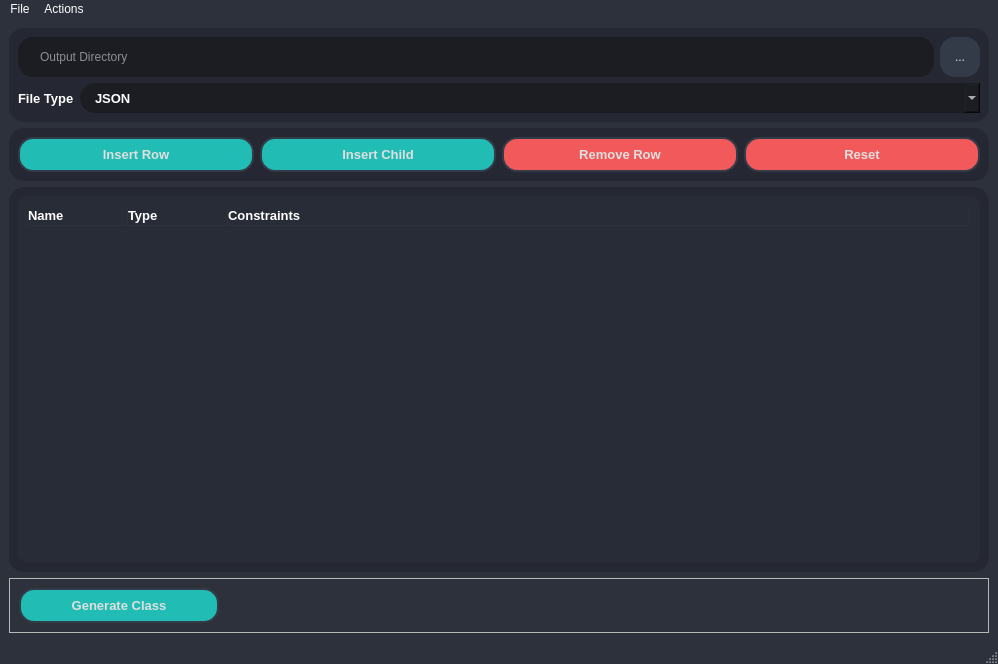
<?xml version="1.0" encoding="UTF-8"?>
<ui version="4.0">
 <class>MainWindow</class>
 <widget class="QMainWindow" name="MainWindow">
  <property name="geometry">
   <rect>
    <x>0</x>
    <y>0</y>
    <width>998</width>
    <height>664</height>
   </rect>
  </property>
  <property name="minimumSize">
   <size>
    <width>800</width>
    <height>600</height>
   </size>
  </property>
  <property name="windowTitle">
   <string>Class Generator</string>
  </property>
  <property name="windowIcon">
   <iconset resource="../assets/resources.qrc">
    <normaloff>:/icons/configuration.png</normaloff>:/icons/configuration.png</iconset>
  </property>
  <property name="styleSheet">
   <string notr="true">#MainWindow{
	background-color: rgb(44, 49, 59);
}

QMenuBar {
    background-color: rgb(44, 49, 59);
}

QMenuBar::height {
    height: 30px;
}

QMenuBar::item {
    color: white;
}

QMenuBar::item:hover {
    background-color: rgb(51, 57, 68);
}

QMenuBar::item:selected {
    background-color: rgb(51, 57, 68);
}

QMenu {
    background-color: rgb(44, 49, 59);
}

QMenu::item {
    color: white;
}

QMenu::item:hover {
    background-color: rgb(51, 57, 68);
}

QMenu::item:selected {
    background-color: rgb(51, 57, 68);
}
</string>
  </property>
  <widget class="QWidget" name="centralWidget">
   <property name="styleSheet">
    <string notr="true"/>
   </property>
   <layout class="QVBoxLayout" name="verticalLayout">
    <item>
     <widget class="QFrame" name="frameDirectory">
      <property name="styleSheet">
       <string notr="true">border-radius: 15px;
background-color: rgb(37, 40, 50);</string>
      </property>
      <property name="frameShape">
       <enum>QFrame::StyledPanel</enum>
      </property>
      <property name="frameShadow">
       <enum>QFrame::Raised</enum>
      </property>
      <layout class="QVBoxLayout" name="verticalLayout_2">
       <item>
        <layout class="QHBoxLayout" name="horizontalLayout">
         <item>
          <widget class="QLineEdit" name="outEdit">
           <property name="minimumSize">
            <size>
             <width>0</width>
             <height>40</height>
            </size>
           </property>
           <property name="styleSheet">
            <string notr="true">QLineEdit{
	border: 0px solid rgb(37, 39, 48);
	border-radius: 15px;
	color: #FFF;
	padding-left: 20px;
	padding-right: 20px;
	background-color: rgb(27, 29, 35);
}
QLineEdit:hover{
	border: 2px solid rgb(64, 71, 88)
}
QLineEdit:focus{
	border: 2px solid rgb(91, 101, 124);
}</string>
           </property>
           <property name="placeholderText">
            <string>Output Directory</string>
           </property>
          </widget>
         </item>
         <item>
          <widget class="QToolButton" name="toolButton">
           <property name="minimumSize">
            <size>
             <width>40</width>
             <height>40</height>
            </size>
           </property>
           <property name="styleSheet">
            <string notr="true">QToolButton {
	border: 2px solid rgb(52, 59, 72);
	background-color: rgb(52, 59, 72);
	color: rgb(223, 223, 223);
	border-radius: 15px;
}
QToolButton:hover {
	background-color: rgb(57, 65, 80);
	border: 2px solid rgb(61, 70, 86);
}
QToolButton:pressed {	
	background-color: rgb(35, 40, 49);
	border: 2px solid rgb(43, 50, 61);
}</string>
           </property>
           <property name="text">
            <string>...</string>
           </property>
          </widget>
         </item>
        </layout>
       </item>
       <item>
        <layout class="QHBoxLayout" name="horizontalLayout_2">
         <item>
          <widget class="QLabel" name="label">
           <property name="font">
            <font>
             <pointsize>10</pointsize>
             <bold>true</bold>
            </font>
           </property>
           <property name="styleSheet">
            <string notr="true">color: #FFF;</string>
           </property>
           <property name="text">
            <string>File Type</string>
           </property>
          </widget>
         </item>
         <item>
          <widget class="QComboBox" name="typeComboBox">
           <property name="sizePolicy">
            <sizepolicy hsizetype="MinimumExpanding" vsizetype="Fixed">
             <horstretch>0</horstretch>
             <verstretch>0</verstretch>
            </sizepolicy>
           </property>
           <property name="font">
            <font>
             <pointsize>10</pointsize>
             <bold>true</bold>
            </font>
           </property>
           <property name="styleSheet">
            <string notr="true">QComboBox{
	background-color:rgb(27, 29, 35);
	border: 0px;
	color: #fff;
	padding-left: 15px;
	height: 30px;
}
QComboBox::hover{
	border: 2px solid rgb(64, 71, 88);
}
QComboBox::drop-down {
	subcontrol-origin: padding;
	subcontrol-position: top right;
	width: 23px;
	border-left-width: 3px;
	border-left-color: rgba(39, 44, 54, 150);
	border-left-style: solid;
	border-top-right-radius: 3px;
	border-bottom-right-radius: 3px;
	image: url(:/icons/arrowDown.png);
 }
QComboBox::disabled {
	background-color: #3f3f3f;
    color: #656565;
}
QComboBox QAbstractItemView {
    background-color:rgb(27, 29, 35);
	border: 0px;
	color: #fff;
    selection-background-color: rgb(64, 71, 88);
}</string>
           </property>
           <item>
            <property name="text">
             <string>JSON</string>
            </property>
           </item>
           <item>
            <property name="text">
             <string>XML</string>
            </property>
           </item>
           <item>
            <property name="text">
             <string>INI</string>
            </property>
           </item>
          </widget>
         </item>
        </layout>
       </item>
      </layout>
     </widget>
    </item>
    <item>
     <widget class="QFrame" name="frameButtons">
      <property name="styleSheet">
       <string notr="true">border-radius: 15px;
background-color: rgb(37, 40, 50);
</string>
      </property>
      <property name="frameShape">
       <enum>QFrame::StyledPanel</enum>
      </property>
      <property name="frameShadow">
       <enum>QFrame::Raised</enum>
      </property>
      <layout class="QGridLayout" name="gridLayout_2">
       <item row="1" column="1">
        <widget class="QPushButton" name="insertChildBtn">
         <property name="minimumSize">
          <size>
           <width>200</width>
           <height>35</height>
          </size>
         </property>
         <property name="font">
          <font>
           <pointsize>10</pointsize>
           <bold>true</bold>
          </font>
         </property>
         <property name="styleSheet">
          <string notr="true">QPushButton {
	border: 2px solid rgb(52, 59, 72);
	background-color: rgb(33, 188, 180);
	color: rgb(223, 223, 223);
	border-radius: 15px;
}

QPushButton:hover {	
	background-color: rgb(84, 195, 195);
	border: 2px solid rgb(43, 50, 61);
}


QPushButton:pressed {	
	background-color: rgb(25, 154, 147);
	border: 2px solid rgb(43, 50, 61);
}</string>
         </property>
         <property name="text">
          <string>Insert Child</string>
         </property>
        </widget>
       </item>
       <item row="1" column="4">
        <widget class="QPushButton" name="resetBtn">
         <property name="minimumSize">
          <size>
           <width>200</width>
           <height>35</height>
          </size>
         </property>
         <property name="font">
          <font>
           <pointsize>10</pointsize>
           <bold>true</bold>
          </font>
         </property>
         <property name="styleSheet">
          <string notr="true">QPushButton {
	border: 2px solid rgb(52, 59, 72);
	background-color: rgb(241, 89, 90);
	color: rgb(223, 223, 223);
	border-radius: 15px;
}

QPushButton:hover {	
	background-color: rgb(255, 102, 102);
	border: 2px solid rgb(43, 50, 61);
}

QPushButton:pressed {	
	background-color: rgb(202, 75, 75);
	border: 2px solid rgb(43, 50, 61);
}</string>
         </property>
         <property name="text">
          <string>Reset</string>
         </property>
        </widget>
       </item>
       <item row="1" column="3">
        <widget class="QPushButton" name="removeRowBtn">
         <property name="minimumSize">
          <size>
           <width>200</width>
           <height>35</height>
          </size>
         </property>
         <property name="font">
          <font>
           <pointsize>10</pointsize>
           <bold>true</bold>
          </font>
         </property>
         <property name="styleSheet">
          <string notr="true">QPushButton {
	border: 2px solid rgb(52, 59, 72);
	background-color: rgb(241, 89, 90);
	color: rgb(223, 223, 223);
	border-radius: 15px;
}

QPushButton:hover {	
	background-color: rgb(255, 102, 102);
	border: 2px solid rgb(43, 50, 61);
}

QPushButton:pressed {	
	background-color: rgb(202, 75, 75);
	border: 2px solid rgb(43, 50, 61);
}</string>
         </property>
         <property name="text">
          <string>Remove Row</string>
         </property>
        </widget>
       </item>
       <item row="1" column="0">
        <widget class="QPushButton" name="insertRowBn">
         <property name="minimumSize">
          <size>
           <width>200</width>
           <height>35</height>
          </size>
         </property>
         <property name="font">
          <font>
           <pointsize>10</pointsize>
           <bold>true</bold>
          </font>
         </property>
         <property name="styleSheet">
          <string notr="true">QPushButton {
	border: 2px solid rgb(52, 59, 72);
	background-color: rgb(33, 188, 180);
	color: rgb(223, 223, 223);
	border-radius: 15px;
}

QPushButton:hover {	
	background-color: rgb(84, 195, 195);
	border: 2px solid rgb(43, 50, 61);
}


QPushButton:pressed {	
	background-color: rgb(25, 154, 147);
	border: 2px solid rgb(43, 50, 61);
}</string>
         </property>
         <property name="text">
          <string>Insert Row</string>
         </property>
        </widget>
       </item>
      </layout>
      <zorder>resetBtn</zorder>
      <zorder>removeRowBtn</zorder>
      <zorder>insertChildBtn</zorder>
      <zorder>insertRowBn</zorder>
     </widget>
    </item>
    <item>
     <widget class="QFrame" name="frameTable">
      <property name="styleSheet">
       <string notr="true">QFrame {	
	border-radius: 15px;
	background-color: rgb(37, 40, 50);
}
QFrame QScrollBar:horizontal {
    border: none;
    background: rgb(52, 59, 72);
    height: 14px;
    margin: 0px 21px 0 21px;
	border-radius: 0px;
}
 QFrame QScrollBar:vertical {
	border: none;
    background: rgb(52, 59, 72);
    width: 14px;
    margin: 21px 0 21px 0;
	border-radius: 0px;
 }

QScrollBar::handle:horizontal {
    background: rgb(85, 170, 255);
    min-width: 25px;
	border-radius: 7px
}
QScrollBar::add-line:horizontal {
    border: none;
    background: rgb(55, 63, 77);
    width: 20px;
	border-top-right-radius: 7px;
    border-bottom-right-radius: 7px;
    subcontrol-position: right;
    subcontrol-origin: margin;
}
QScrollBar::sub-line:horizontal {
    border: none;
    background: rgb(55, 63, 77);
    width: 20px;
	border-top-left-radius: 7px;
    border-bottom-left-radius: 7px;
    subcontrol-position: left;
    subcontrol-origin: margin;
}
QScrollBar::up-arrow:horizontal, QScrollBar::down-arrow:horizontal
{
     background: none;
}
QScrollBar::add-page:horizontal, QScrollBar::sub-page:horizontal
{
     background: none;
}
 QScrollBar::handle:vertical {	
	background: rgb(85, 170, 255);
    min-height: 25px;
	border-radius: 7px
 }
 QScrollBar::add-line:vertical {
     border: none;
    background: rgb(55, 63, 77);
     height: 20px;
	border-bottom-left-radius: 7px;
    border-bottom-right-radius: 7px;
     subcontrol-position: bottom;
     subcontrol-origin: margin;
 }
 QScrollBar::sub-line:vertical {
	border: none;
    background: rgb(55, 63, 77);
     height: 20px;
	border-top-left-radius: 7px;
    border-top-right-radius: 7px;
     subcontrol-position: top;
     subcontrol-origin: margin;
 }
 QScrollBar::up-arrow:vertical, QScrollBar::down-arrow:vertical {
     background: none;
 }

 QScrollBar::add-page:vertical, QScrollBar::sub-page:vertical {
     background: none;
 }

/***********************/

/*******************/

QTreeWidget {	
	background-color: rgb(39, 44, 54);
	padding: 10px;
	border-radius: 10px;
	gridline-color: rgb(49, 54, 65);
}

QTreeWidget::item:selected{
	background-color: rgb(85, 170, 255);
	background-color: rgb(44, 49, 59);
}
/***********/
QHeaderView::section{
	Background-color: rgb(39, 44, 54);
	border: 1px solid rgb(44, 49, 60);
	color: white;
	border-style: none;
    border-bottom: 1px solid rgb(44, 49, 60);
    border-right: 1px solid rgb(44, 49, 60);
}
/*****/
QLineEdit{
	border: 0px solid rgb(27, 29, 35); 
	padding: 2px;
	color: #FFF;
	background-color: rgb(27, 29, 35);
	border-radius: 10px;
	margin-left:10 px;
	margin-right:10 px;
	margin-bottom: 2px;
}
QLineEdit:hover{
	border: 2px solid rgb(64, 71, 88)
}
QLineEdit:focus{
	border: 2px solid rgb(91, 101, 124);
}
QLineEdit:disabled {
    border: 2px solid rgb(98, 98, 98);
    background-color: rgb(61, 61, 61);
    color: rgb(128, 128, 128);
}
/***********/
QComboBox{
	background-color:rgb(27, 29, 35);
	border-radius: 10px;
	border: 0px;
	color: #fff;
	padding-left: 7px;
	margin-bottom: 2px;
}
QComboBox::hover{
	border: 2px solid rgb(64, 71, 88);
}
QComboBox::drop-down {
	subcontrol-origin: padding;
	subcontrol-position: top right;
	width: 23px;
	border-left-width: 3px;
	border-left-color: rgba(39, 44, 54, 150);
	border-left-style: solid;
	border-top-right-radius: 3px;
	border-bottom-right-radius: 3px;
	image: url(:/icons/arrowDown.png);
 }
QComboBox::disabled {
	background-color: #3f3f3f;
    color: #656565;
}
QComboBox QAbstractItemView {
    background-color:rgb(27, 29, 35);
	border: 0px;
	color: #fff;
    selection-background-color: rgb(64, 71, 88);
}
</string>
      </property>
      <property name="frameShape">
       <enum>QFrame::StyledPanel</enum>
      </property>
      <property name="frameShadow">
       <enum>QFrame::Raised</enum>
      </property>
      <layout class="QGridLayout" name="gridLayout_4">
       <item row="0" column="0">
        <widget class="QTreeWidget" name="configTree">
         <property name="font">
          <font>
           <pointsize>10</pointsize>
          </font>
         </property>
         <property name="acceptDrops">
          <bool>false</bool>
         </property>
         <property name="styleSheet">
          <string notr="true">QTreeWidget::branch:has-siblings:!adjoins-item {
	image: url(:/icons/vline.png)0;
}

/*QTreeWidget::branch:has-siblings:!adjoins-item {
    border-image: url(vline.png) 0;
}*/



QTreeWidget::branch:has-children:!has-siblings:closed,
QTreeWidget::branch:closed:has-children:has-siblings {
        border-image: none;
        image: url(:/icons/branch-closed.png);
}

QTreeWidget::branch:open:has-children:!has-siblings,
QTreeWidget::branch:open:has-children:has-siblings  {
        /*border-image: none;*/
        image: url(:/icons/branch-open.png);
}</string>
         </property>
         <property name="dragDropOverwriteMode">
          <bool>false</bool>
         </property>
         <property name="dragDropMode">
          <enum>QAbstractItemView::DragDrop</enum>
         </property>
         <property name="defaultDropAction">
          <enum>Qt::MoveAction</enum>
         </property>
         <property name="alternatingRowColors">
          <bool>false</bool>
         </property>
         <property name="selectionMode">
          <enum>QAbstractItemView::NoSelection</enum>
         </property>
         <property name="selectionBehavior">
          <enum>QAbstractItemView::SelectItems</enum>
         </property>
         <property name="indentation">
          <number>13</number>
         </property>
         <property name="uniformRowHeights">
          <bool>false</bool>
         </property>
         <property name="animated">
          <bool>false</bool>
         </property>
         <property name="headerHidden">
          <bool>false</bool>
         </property>
         <attribute name="headerVisible">
          <bool>true</bool>
         </attribute>
         <attribute name="headerCascadingSectionResizes">
          <bool>false</bool>
         </attribute>
         <attribute name="headerHighlightSections">
          <bool>false</bool>
         </attribute>
         <attribute name="headerShowSortIndicator" stdset="0">
          <bool>false</bool>
         </attribute>
         <column>
          <property name="text">
           <string>Name</string>
          </property>
          <property name="font">
           <font>
            <pointsize>10</pointsize>
            <bold>true</bold>
           </font>
          </property>
         </column>
         <column>
          <property name="text">
           <string>Type</string>
          </property>
          <property name="font">
           <font>
            <pointsize>10</pointsize>
            <bold>true</bold>
           </font>
          </property>
         </column>
         <column>
          <property name="text">
           <string>Constraints</string>
          </property>
          <property name="font">
           <font>
            <pointsize>10</pointsize>
            <bold>true</bold>
           </font>
          </property>
         </column>
        </widget>
       </item>
      </layout>
     </widget>
    </item>
    <item>
     <widget class="QFrame" name="frameGenerateButton">
      <property name="styleSheet">
       <string notr="true">border-radius: 15px;
background-color: rgb(37, 40, 50);
QPushButton {
	border: 2px solid rgb(52, 59, 72);
	background-color: rgb(52, 59, 72);
	color: rgb(223, 223, 223);
	border-radius: 15px;
}
QPushButton:hover {
	background-color: rgb(57, 65, 80);
	border: 2px solid rgb(61, 70, 86);
}
QPushButton:pressed {	
	background-color: rgb(35, 40, 49);
	border: 2px solid rgb(43, 50, 61);
}</string>
      </property>
      <property name="frameShape">
       <enum>QFrame::StyledPanel</enum>
      </property>
      <property name="frameShadow">
       <enum>QFrame::Raised</enum>
      </property>
      <layout class="QGridLayout" name="gridLayout_3">
       <item row="0" column="0">
        <widget class="QPushButton" name="generateBtn">
         <property name="minimumSize">
          <size>
           <width>200</width>
           <height>35</height>
          </size>
         </property>
         <property name="font">
          <font>
           <pointsize>10</pointsize>
           <bold>true</bold>
          </font>
         </property>
         <property name="styleSheet">
          <string notr="true">QPushButton {
	border: 2px solid rgb(52, 59, 72);
	background-color: rgb(33, 188, 180);
	color: rgb(223, 223, 223);
	border-radius: 15px;
}

QPushButton:hover {	
	background-color: rgb(84, 195, 195);
	border: 2px solid rgb(43, 50, 61);
}


QPushButton:pressed {	
	background-color: rgb(25, 154, 147);
	border: 2px solid rgb(43, 50, 61);
}</string>
         </property>
         <property name="text">
          <string>Generate Class</string>
         </property>
        </widget>
       </item>
       <item row="0" column="1">
        <spacer name="horizontalSpacer">
         <property name="orientation">
          <enum>Qt::Horizontal</enum>
         </property>
         <property name="sizeHint" stdset="0">
          <size>
           <width>40</width>
           <height>20</height>
          </size>
         </property>
        </spacer>
       </item>
      </layout>
     </widget>
    </item>
   </layout>
  </widget>
  <widget class="QMenuBar" name="menubar">
   <property name="geometry">
    <rect>
     <x>0</x>
     <y>0</y>
     <width>998</width>
     <height>25</height>
    </rect>
   </property>
   <widget class="QMenu" name="menuFile">
    <property name="title">
     <string>File</string>
    </property>
    <addaction name="actionSave"/>
    <addaction name="actionLoad"/>
   </widget>
   <widget class="QMenu" name="menuActions">
    <property name="title">
     <string>Actions</string>
    </property>
    <addaction name="actionInsert_Row"/>
    <addaction name="actionInsert_Child"/>
    <addaction name="separator"/>
    <addaction name="actionRemove_Row"/>
    <addaction name="actionReset"/>
   </widget>
   <addaction name="menuFile"/>
   <addaction name="menuActions"/>
  </widget>
  <widget class="QStatusBar" name="statusbar"/>
  <action name="actionInsert_Child">
   <property name="text">
    <string>Insert Child</string>
   </property>
   <property name="shortcut">
    <string>Ctrl+I, Ctrl+H</string>
   </property>
  </action>
  <action name="actionInsert_Row">
   <property name="text">
    <string>Insert Row</string>
   </property>
   <property name="shortcut">
    <string>Ctrl+I, Ctrl+W</string>
   </property>
  </action>
  <action name="actionReset">
   <property name="text">
    <string>Reset</string>
   </property>
   <property name="shortcut">
    <string>Ctrl+R, Ctrl+A</string>
   </property>
  </action>
  <action name="actionSave">
   <property name="text">
    <string>Save</string>
   </property>
   <property name="shortcut">
    <string>Ctrl+S</string>
   </property>
  </action>
  <action name="actionLoad">
   <property name="text">
    <string>Load</string>
   </property>
   <property name="shortcut">
    <string>Ctrl+L</string>
   </property>
  </action>
  <action name="actionRemove_Row">
   <property name="text">
    <string>Remove Row</string>
   </property>
   <property name="shortcut">
    <string>Ctrl+R, Ctrl+W</string>
   </property>
  </action>
 </widget>
 <resources>
  <include location="../assets/resources.qrc"/>
 </resources>
 <connections/>
</ui>
